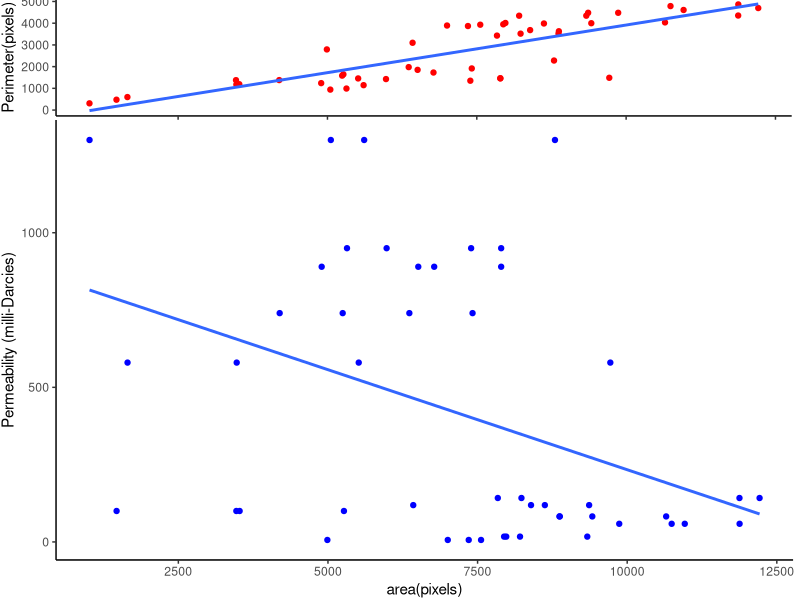
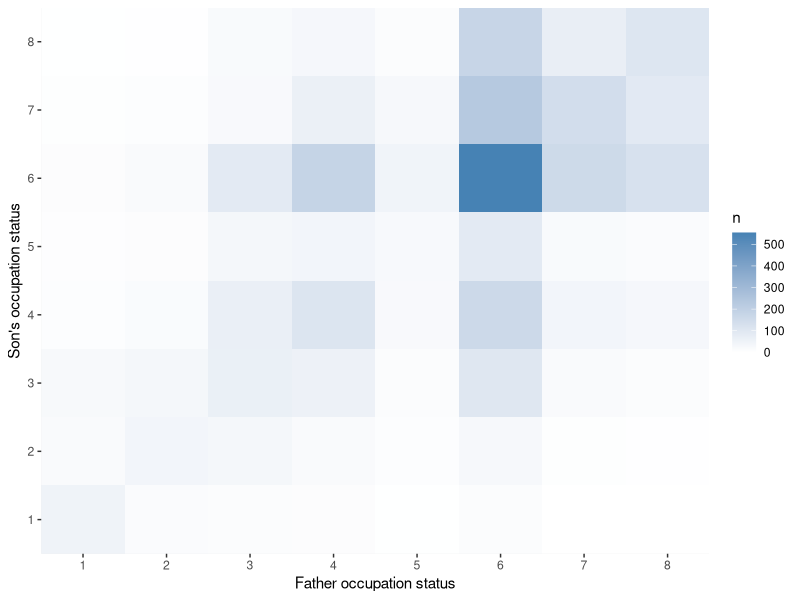
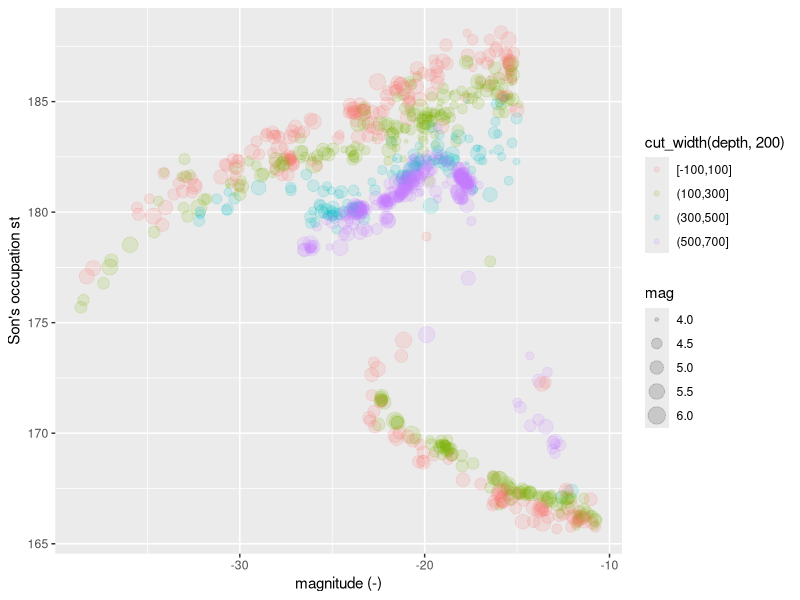
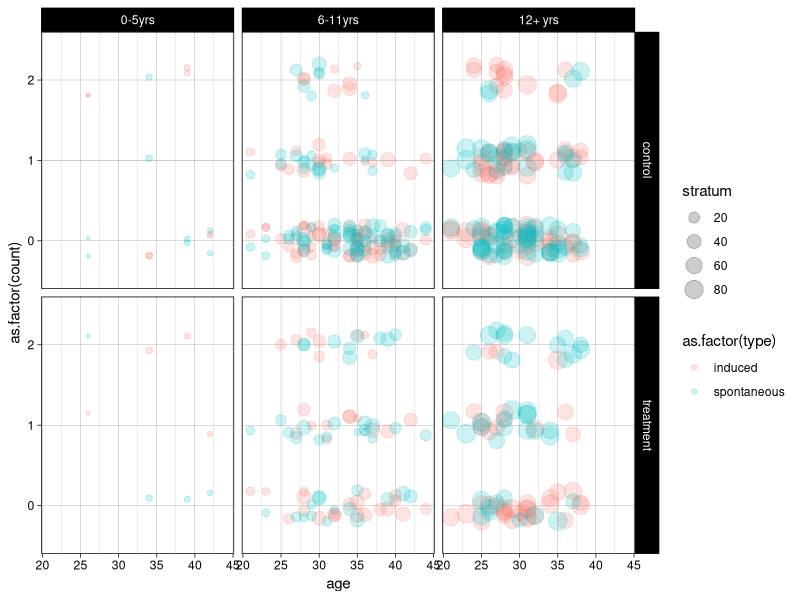

Write R code to recreate these figures, in order.
## ---- chunk 1
library(tidyverse)
library(grid)
library(gridExtra)
rm(list=ls()) 
knitr::opts_chunk$set(echo = TRUE)
## ---- chunk 2


data(rock)
g.top <- rock %>% 
  ggplot(mapping = aes( x= area,  y=  peri)) + 
    geom_point(color = 'red') +
    geom_smooth(se = FALSE,method='lm') +
    xlab('area(pixels)') +
    ylab('Perimeter(pixels)') +
    theme_classic() +
    theme(plot.margin = unit(c(-1,6,-25,1),units="points"))
g.bottom <- rock %>% 
  ggplot(mapping = aes(x= area, y=perm)) + 
    geom_point(color = 'blue') +
    geom_smooth(se = FALSE,method='lm') +
    xlab('area(pixels)') +
    ylab('Permeability (milli-Darcies)') +
    theme_classic() +
    theme(plot.margin = unit(c(0,5,1,1),units="points")) 
grid.arrange(g.top,g.bottom, heights = c(1/5, 4/5)) 
## ---- chunk 3
  data(occupationalStatus)
  occupationalStatus %>%
  as_tibble() %>%
  ggplot(aes(origin,destination)) + 
    geom_tile(aes(fill=n))  +
    scale_fill_gradient(low = "white", high = "steelblue") +
    theme_grey() + 
    labs(x = "Father occupation status", y = "Son's occupation status") + 
    scale_x_discrete(expand = c(0, 0)) +
    scale_y_discrete(expand = c(0, 0)) 

## ---- chunk 4
  data(quakes)  
  quakes %>%
  as_tibble() %>%
  ggplot() +
    geom_point(mapping = aes(lat,long, color = cut_width(depth,200), size = mag), alpha = 0.15, position = "jitter") + 
    labs(x = "magnitude (-)", y = "Son's occupation st")
    
## ---- chunk 5
  data(infert)
  infert %>% 
  as_tibble() %>%
  gather(key = 'type', 'count',induced,spontaneous,factor_key=TRUE) %>%
  mutate(case = case_when( case == 0 ~ "control", case == 1 ~ "treatment")) %>% 
  ggplot () +
    geom_point(alpha = 0.2, mapping = aes(age,as.factor(count), size = stratum, color = as.factor(type)), 
               stat = 'identity',position =  position_jitter(width = 0, height = 0.2)) +
    facet_grid(case ~ education) + 
    theme_linedraw()
